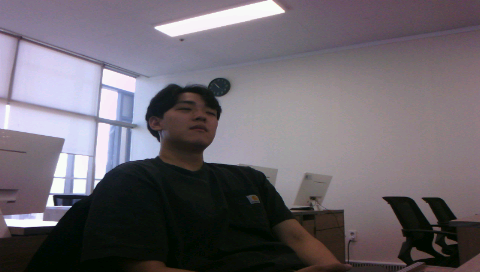
#> input picture test_model/output_image.bmp, 480 x 272 px
$ jupyter execute --allow-errors har.ipynb   (shell and % lines are left out)
#> lines starting #> are read from the running program, lines starting #| are printed output that depends on the picture
[cell 1]
import cv2
import matplotlib as plt
from PIL import Image

[cell 2]
import serial
import time

# COM 포트 설정 (STM32와 연결된 포트로 설정)
com_port = 'COM7'  # STM32가 연결된 포트
baud_rate = 115200  # STM32와 동일한 baud rate
file_path = 'image_data.rgb565'  # 저장할 파일 경로

# 시리얼 포트 열기
ser = serial.Serial(com_port, baud_rate, timeout=1)

# 480x272 RGB565 이미지 크기
image_size = 480 * 272 * 2  # RGB565는 픽셀당 2바이트

# 파일 열기
#> (the rest of this cell did not finish here and is left out)

[cell 3]
from PIL import Image
import numpy as np

# 이미지 크기 및 파일 경로 설정
width, height = 480, 272
input_path = 'image_data.rgb565'
output_path = 'output_image.bmp'

# RGB565 데이터를 읽어들임
with open(input_path, 'rb') as f:
    raw_data = f.read()

# 데이터 변환: RGB565 (2바이트) => RGB888 (3바이트)
image_data = np.zeros((height, width, 3), dtype=np.uint8)

#> (the rest of this cell did not finish here and is left out)

[cell 4]
import numpy as np # linear algebra
import pandas as pd # data processing, CSV file I/O (e.g. pd.read_csv)

#Visiulazation
import matplotlib.pyplot as plt

#image processing
import cv2

#extracting zippped file
import tarfile

#systems
import os

[cell 5]
class FaceDetector():

    def __init__(self,faceCascadePath):
        self.faceCascade=cv2.CascadeClassifier(faceCascadePath)


    def detect(self, image, scaleFactor=1.1,
               minNeighbors=5,
               minSize=(30,30)):

        #function return rectangle coordinates of faces for given image
        rects=self.faceCascade.detectMultiScale(image,
                                                scaleFactor=scaleFactor,
                                                minNeighbors=minNeighbors,
                                                minSize=minSize)
        return rects

[cell 6]
#Frontal face of haar cascade loaded
frontal_cascade_path="haarcascade_frontalface_default.xml"

#Detector object created
fd=FaceDetector(frontal_cascade_path)

[cell 7]
#An image contains faces, loaded
national_team_org=cv2.imread("output_image.bmp")
#> national_team_org is the input picture: shape (272, 480, 3); mean B, G, R 109, 101.9, 108.1
plt.imshow(national_team_org)
image2_resized = cv2.resize(national_team_org, (700, 500))
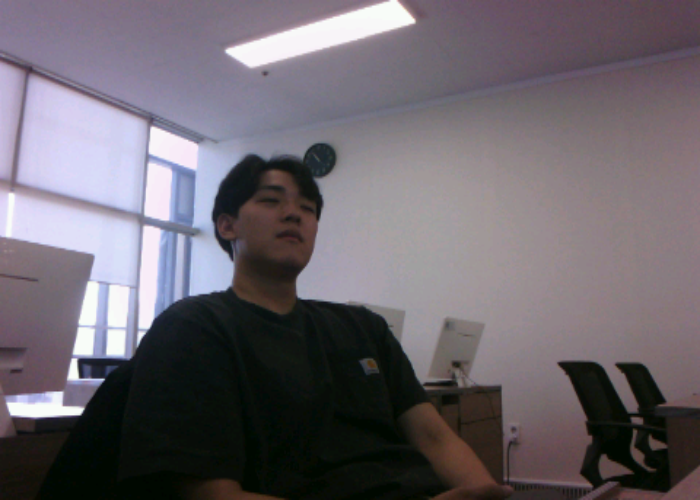
#> image2_resized: shape (500, 700, 3); mean B, G, R 109, 101.8, 108.1
plt.imshow(image2_resized)
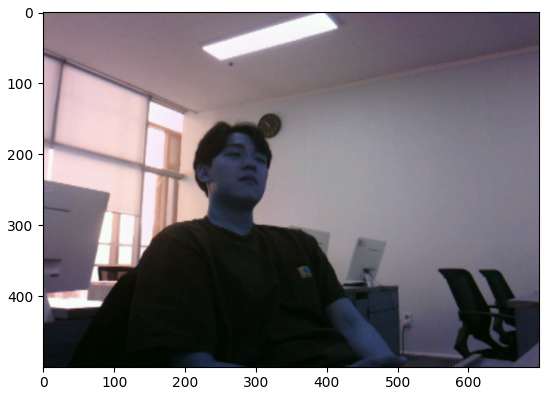
#> figure drawn by matplotlib, 1 panel; B, G, R data is drawn as R, G, B

[cell 8]
def get_national_team():
    return np.copy(image2_resized)

def show_image(image):
    plt.figure(figsize=(18,15))
    #Before showing image, bgr color order transformed to rgb order
    plt.imshow(cv2.cvtColor(image, cv2.COLOR_BGR2RGB))
    plt.xticks([])
    plt.yticks([])
    plt.show()
show_image(get_national_team())

[cell 9]
def detect_face(image, scaleFactor, minNeighbors, minSize):
    # face will detected in gray image
#> called with scaleFactor = 1.05, minNeighbors = 3, minSize = (30, 30)
    image_gray=cv2.cvtColor(image, cv2.COLOR_BGR2GRAY)
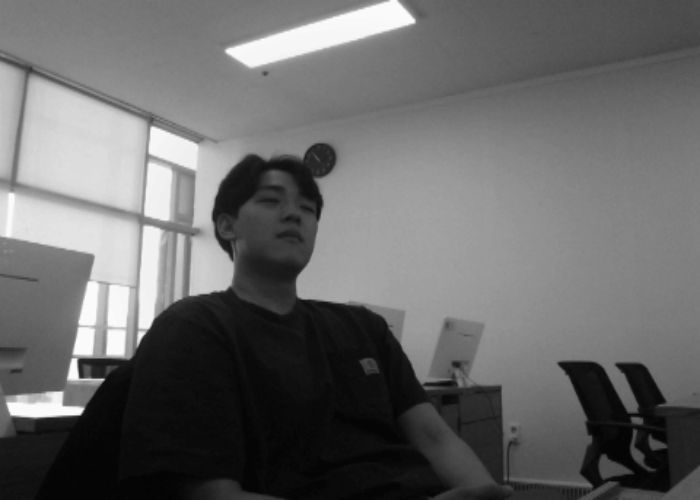
#> image_gray: shape (500, 700); min 2, max 250, mean 104.5
    plt.imshow(image_gray)
    faces=fd.detect(image_gray,
                   scaleFactor=scaleFactor,
                   minNeighbors=minNeighbors,
                   minSize=minSize)
#> in detect, `rects=self.faceCascade.detectMultiScale(image, scaleFactor=scaleFactor..`: rects = [[245, 167, 88, 88]]
#> faces = [[245, 167, 88, 88]]

    for x, y, w, h in faces:
        #detected faces shown in color image
        cv2.rectangle(image,(x,y),(x+w, y+h),(127, 255,0),3)
#> this loop made 1 pass

    show_image(image)
#> in show_image (call 2), `plt.show()`:
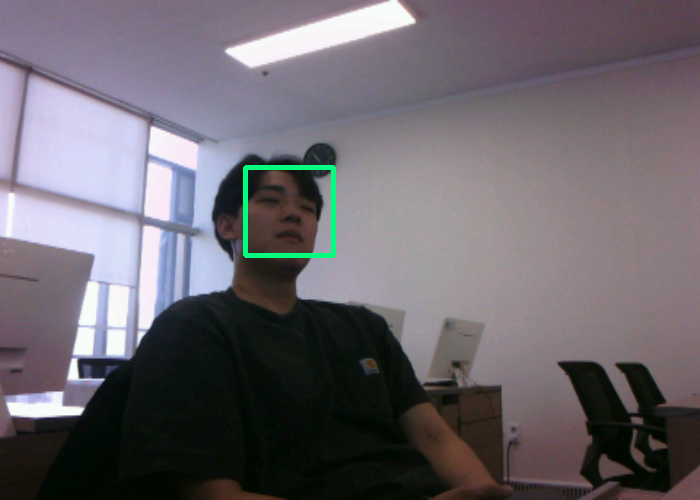
#> shown: shape (500, 700, 3); mean R, G, B 107.7, 102.7, 109.2
